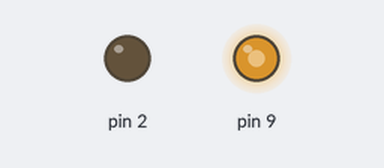
Bench run of a sketch on a simulated Arduino Uno, built with avr-gcc and run on an emulated ATmega328P. Shown: output pins drawn as LEDs (lit = HIGH). What the sketch prints to the serial monitor is not drawn.

Above: at 0.05 s.
Timing chart, 0 to 11.3 s (numbered marks = the images above):
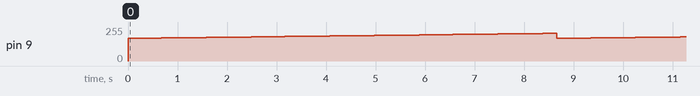

Measured:
- by itself, pin 9: ramps from 170/255 to 208/255 and jumps back, once every 8.7 s

The sketch:

servo_test.ino
```cpp
//#include <Servo.h>
#include <math.h>

//Servo servo;
int cycle;

void setup() {
  Serial.begin(115200);

  pinMode(2, OUTPUT);
  pinMode(9, OUTPUT);
  //servo.attach(9);

  digitalWrite(2, LOW);
}

void loop() {
  cycle = (cycle + 1) % 25500;
  Serial.print(170 + cycle / 666, DEC);
  Serial.write("\n");

  analogWrite(9, 170 + cycle / 666);
}
```
